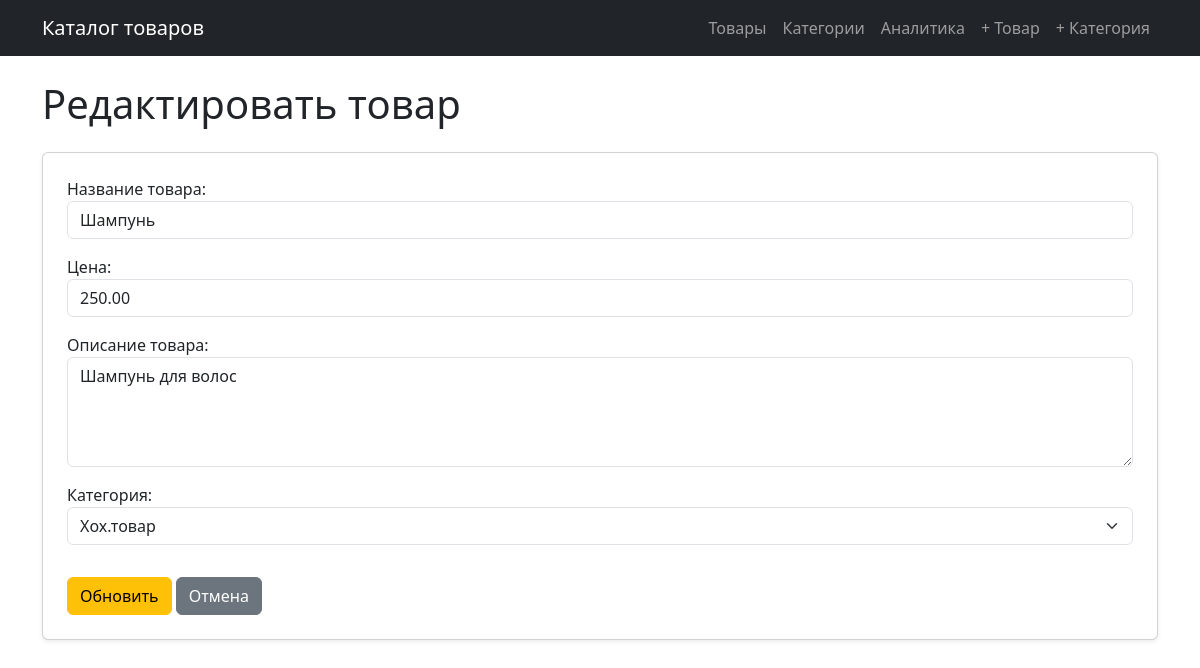
Page /shop/product/3/edit/ on the committed database.
### shop/models.py (models this page shows, shortened)
class Product(models.Model):
    name = models.CharField(
        max_length=255,
        verbose_name='Название товара'
    )
    price = models.DecimalField(
        max_digits=10,
        decimal_places=2,
        validators=[MinValueValidator(0)],
        verbose_name='Цена'
    )
    description = models.TextField(
        blank=True,
        verbose_name='Описание товара'
    )
    created_at = models.DateTimeField(
        auto_now_add=True,
        verbose_name='Дата создания'
    )
    updated_at = models.DateTimeField(
        auto_now=True,
        verbose_name='Дата обновления'
    )
    category = models.ForeignKey(
        Category,
        on_delete=models.CASCADE,
        related_name='products',
        verbose_name='Категория'
    )
    class Meta:
        verbose_name = 'Товар'
        verbose_name_plural = 'Товары'
        ordering = ['-created_at']

class Category(models.Model):
    name = models.CharField(
        max_length=255,
        unique=True,
        verbose_name='Название категории'
    )
    description = models.TextField(
        blank=True,
        verbose_name='Описание категории'
    )
    class Meta:
        verbose_name = 'Категория'
        verbose_name_plural = 'Категории'
        ordering = ['name']
    def __str__(self):
        return self.name

### shop/views.py (the view)
# urls.py: path('product/<int:pk>/edit/', views.update_product, name='update_product'),
def update_product(request, pk):
    product = get_object_or_404(Product, pk=pk)
    form = ProductForm(request.POST or None, instance=product)
    if form.is_valid():
        form.save()
        return redirect('product_list')
    return render(request, 'shop/update_product.html', {'form': form, 'product': product})

### shop/forms.py (shortened to what this page needs)
class ProductForm(forms.ModelForm):
    class Meta:
        model = Product
        fields = ['name', 'price', 'description', 'category']
        widgets = {
            'name': forms.TextInput(attrs={'class': 'form-control'}),
            'price': forms.NumberInput(attrs={'class': 'form-control', 'step': '0.01'}),
            'description': forms.Textarea(attrs={'class': 'form-control', 'rows': 4}),
            'category': forms.Select(attrs={'class': 'form-select'}),
        }

### templates/shop/update_product.html (shortened to what this page needs)
{% extends 'shop/base.html' %}
{% block content %}
<h1 class="mb-4">Редактировать товар</h1>
<form method="post" class="card p-4 shadow-sm">
    {{ form.as_p }}
    <div class="mt-3">
        <button type="submit" class="btn btn-warning">Обновить</button>
        <a href="{% url 'product_list' %}" class="btn btn-secondary">Отмена</a>
    </div>
</form>
{% endblock %}

### rows in the picture
Product: name "Шампунь", price "250.00", description "Шампунь для волос", category "Хох.товар"
